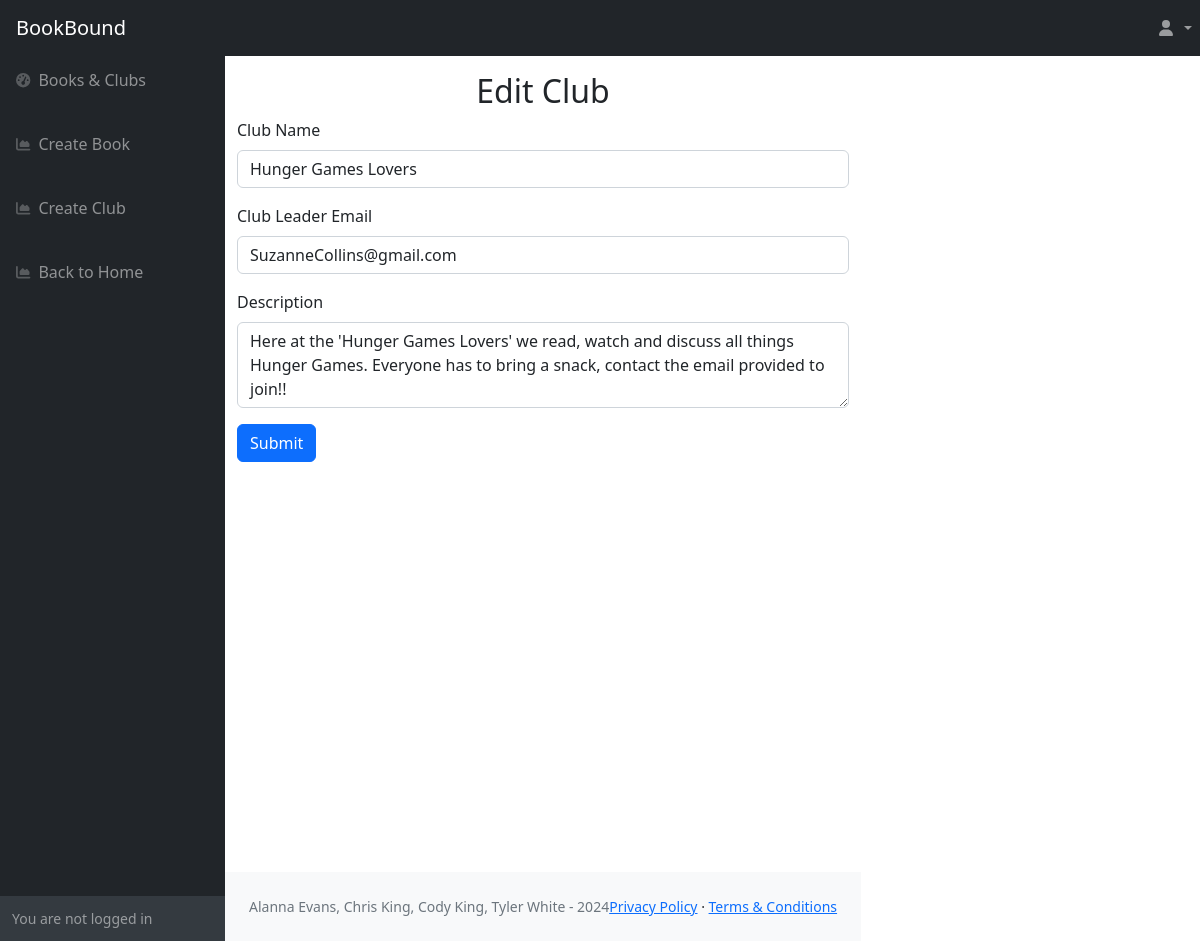
Page /edit_club.php?id=1 on the committed database.
### tables this page shows
CREATE TABLE `book_clubs` (
  `club_id` int(11) NOT NULL,
  `name` varchar(50) NOT NULL,
  `description` varchar(255) NOT NULL,
  `contact_email` varchar(255) NOT NULL
);

### lib/pdo.php (called while the page is built, shortened)
<?php
function query($pdo, $query, $data=[]){
    $query=$pdo->prepare($query);
    $query->execute($data);
    return $query;
}

### edit_club.php (the view, shortened to what this page needs)
<?php
require_once('lib/pdo.php');
$result = query($pdo, "SELECT * FROM book_clubs WHERE club_id = :id LIMIT 1", ['id' => $_GET['id']]);
$club = $result->fetch();
?>
<!DOCTYPE html>
<html lang="en">
<head>
    <link href="bootstrap_resources/css/styles.css" rel="stylesheet" />
</head>
<body>
<nav class="sb-topnav navbar navbar-expand navbar-dark bg-dark">
    <a class="navbar-brand ps-3" href="index.php">BookBound</a>
    <ul class="navbar-nav ms-auto">
        <li class="nav-item dropdown">
            <a class="nav-link dropdown-toggle" id="navbarDropdown" href="#" role="button" data-bs-toggle="dropdown" aria-expanded="false">
                <i class="fas fa-user fa-fw"></i>
            </a>
        </li>
    </ul>
</nav>
<div id="layoutSidenav">
    <div id="layoutSidenav_nav">
        <nav class="sb-sidenav accordion sb-sidenav-dark" id="sidenavAccordion">
            <div class="sb-sidenav-menu">
                <div class="nav sticky-top">
                <a class="nav-link mb-3" href="admin_page.php">
                            <div class="sb-nav-link-icon"><i class="fas fa-tachometer-alt"></i></div>
                            Books & Clubs
                        </a>
                        <a class="nav-link mb-3" href="create_book.php">
                            <div class="sb-nav-link-icon"><i class="fas fa-chart-area"></i></div>
                            Create Book
                        </a>
                        <a class="nav-link mb-3" href="create_club.php">
                            <div class="sb-nav-link-icon"><i class="fas fa-chart-area"></i></div>
                            Create Club
                        </a>
                        <a class="nav-link" href="./index.php">
                            <div class="sb-nav-link-icon"><i class="fas fa-chart-area"></i></div>
                            Back to Home
                        </a>
                </div>
            </div>
            <div class="sb-sidenav-footer">
                <?php
                if (isset($_SESSION['username'])) {
                        echo "<div class=\"small\">Logged in as:</div>
                                $_SESSION[username]";
                    } else {
                        echo "<div class=\"small\">You are not logged in</div>";
                    }
                ?>
            </div>
        </nav>
    </div>
    <div>
        <main class="vh-100">
            <div class="container mx-auto">
                <h2 class="mt-3 text-center">Edit Club</h2>
                <form method="post" action="">
                    <div class="mb-3">
                        <label for="clubName" class="form-label">Club Name</label>
                        <input type="text" class="form-control" id="clubName" name="club_name" value="<?php echo htmlspecialchars_decode($club['name']); ?>" required>
                    </div>
                    <div class="mb-3">
                        <label for="clubLeaderEmail" class="form-label">Club Leader Email</label>
                        <input type="email" class="form-control" id="clubLeaderEmail" name="club_contact_email" value="<?php echo htmlspecialchars_decode($club['contact_email']); ?>" required>
                    </div>
                    <div class="mb-3">
                        <label for="clubDescription" class="form-label">Description</label>
                        <textarea class="form-control" id="clubDescription" name="club_description" rows="3" required><?php echo htmlspecialchars_decode($club['description']); ?></textarea>
                    </div>
                    <div class="mb-3">
                        <button type="submit" class="btn btn-primary">Submit</button>
                    </div>
                </form>
            </div>
        </main>
        <footer class="py-4 bg-light mt-auto">
            <div class="container-fluid px-4">
                <div class="d-flex align-items-center justify-content-between small">
                    <div class="text-muted">Alanna Evans, Chris King, Cody King, Tyler White - 2024</div>
                    <div>
                        <a href="#">Privacy Policy</a>
                        &middot;
                        <a href="#">Terms &amp; Conditions</a>
                    </div>
                </div>
            </div>
        </footer>
    </div>
</div>
</body>
</html>

### rows in the picture
book_clubs: club_name "Hunger Games Lovers", club_contact_email "SuzanneCollins@gmail.com", club_description "Here at the 'Hunger Games Lovers' we read, watch and discuss all things Hunger Games. Everyone has to bring a snack, contact the email provided to join!!"
